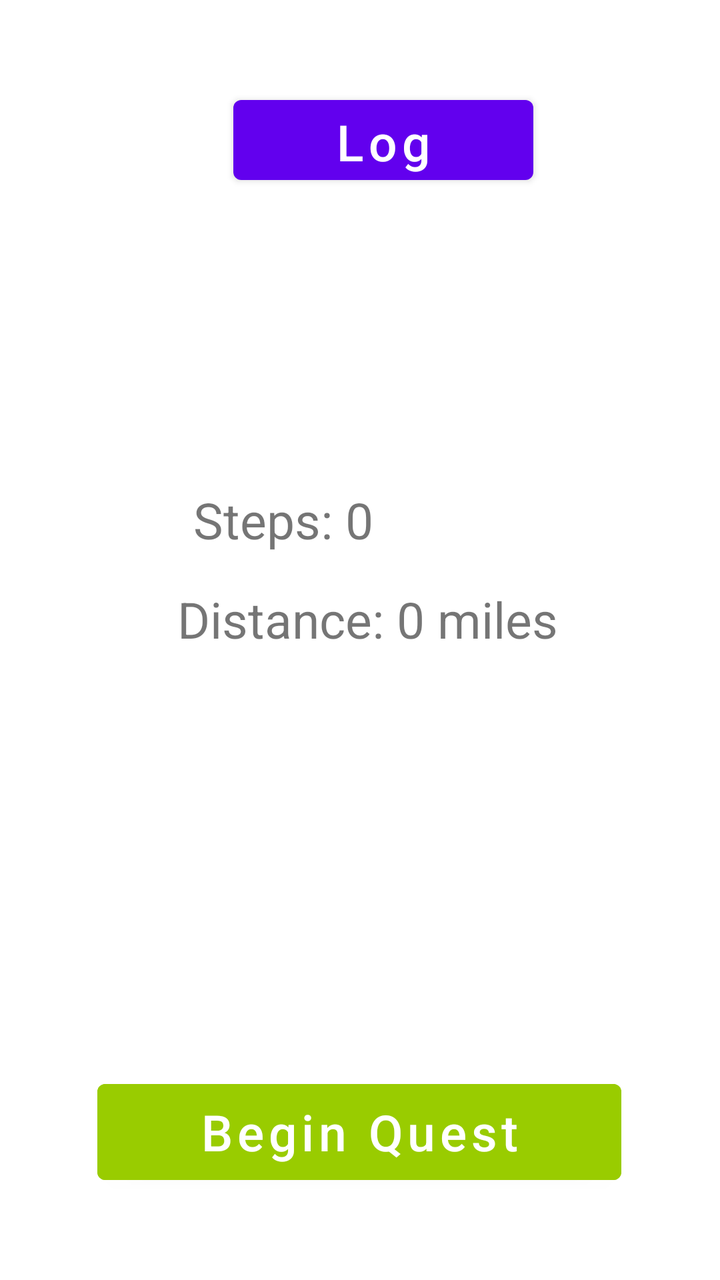
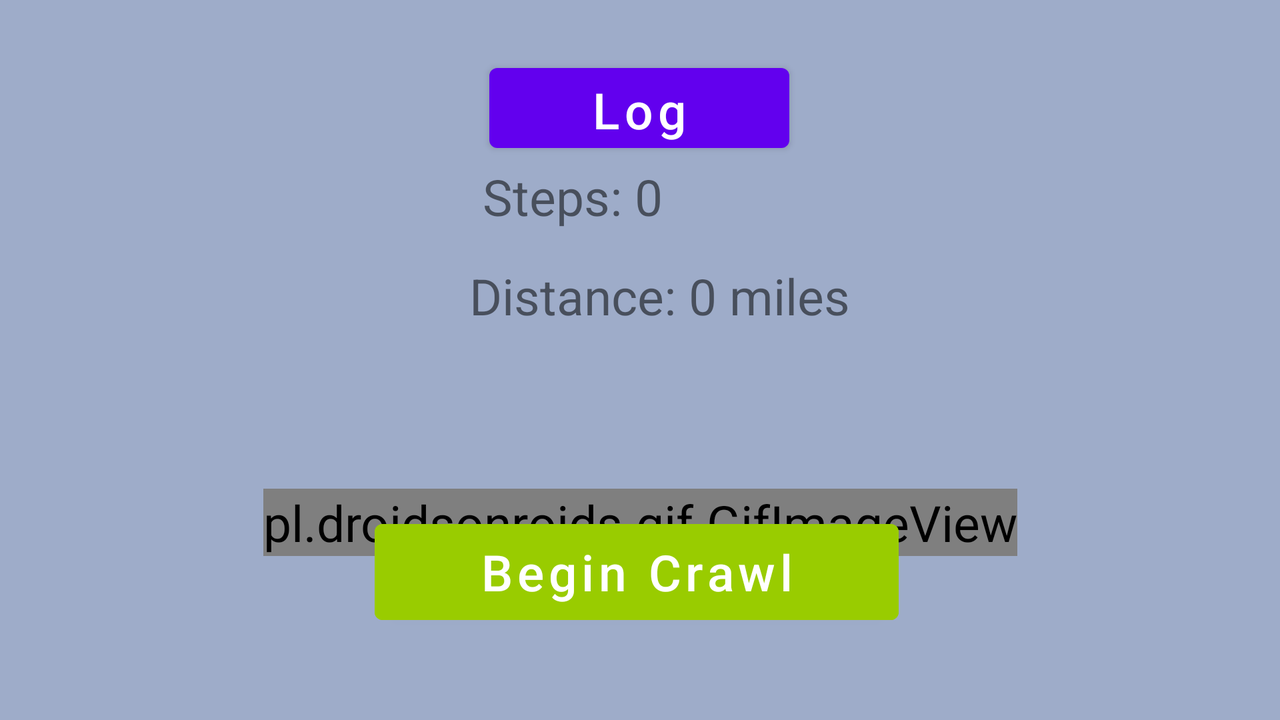

An Android layout and its configuration variant, each rendered on a device that would load it. The default file and the variant file are quoted in full after the pictures.
<!-- AndroidManifest.xml: application theme Theme.Gritoria -->
<!-- res/layout/activity_running.xml -->
<?xml version="1.0" encoding="utf-8"?>
<androidx.constraintlayout.widget.ConstraintLayout xmlns:android="http://schemas.android.com/apk/res/android"
    xmlns:app="http://schemas.android.com/apk/res-auto"
    xmlns:tools="http://schemas.android.com/tools"
    android:layout_width="match_parent"
    android:layout_height="match_parent"
    tools:context=".RunningActivity">

    <Button
        android:id="@+id/StartRunButton"
        android:layout_width="262dp"
        android:layout_height="60dp"
        android:layout_marginBottom="44dp"
        android:text="Begin Quest"
        android:backgroundTint="@android:color/holo_green_light"
        app:layout_constraintBottom_toBottomOf="parent"
        app:layout_constraintEnd_toEndOf="parent"
        app:layout_constraintHorizontal_bias="0.496"
        app:layout_constraintStart_toStartOf="parent" />

    <Button
        android:id="@+id/RunningLogButton"
        android:layout_width="150dp"
        android:layout_height="52dp"
        android:layout_marginTop="44dp"
        android:text="Log"
        app:layout_constraintEnd_toEndOf="parent"
        app:layout_constraintHorizontal_bias="0.555"
        app:layout_constraintStart_toStartOf="parent"
        app:layout_constraintTop_toTopOf="parent" />

    <TextView
        android:id="@+id/stepsValue"
        android:layout_width="wrap_content"
        android:layout_height="wrap_content"
        android:text="Steps: 0"
        app:layout_constraintBottom_toBottomOf="parent"
        app:layout_constraintEnd_toEndOf="parent"
        app:layout_constraintHorizontal_bias="0.358"
        app:layout_constraintStart_toStartOf="parent"
        app:layout_constraintTop_toTopOf="parent"
        app:layout_constraintVertical_bias="0.401" />

    <TextView
        android:id="@+id/distanceValue"
        android:layout_width="wrap_content"
        android:layout_height="wrap_content"
        android:layout_marginTop="16dp"
        android:text="Distance: 0 miles"
        app:layout_constraintEnd_toEndOf="parent"
        app:layout_constraintHorizontal_bias="0.522"
        app:layout_constraintStart_toStartOf="parent"
        app:layout_constraintTop_toBottomOf="@+id/stepsValue" />

</androidx.constraintlayout.widget.ConstraintLayout>
<!-- resources referenced by this layout -->
<resources>
  <style name="Theme.Gritoria" parent="Theme.MaterialComponents.DayNight.NoActionBar">
          
          <item name="colorPrimary">@color/purple_500</item>
          <item name="colorPrimaryVariant">@color/gray</item>
          <item name="colorOnPrimary">@color/white</item>
          
          <item name="colorSecondary">@color/teal_200</item>
          <item name="colorSecondaryVariant">@color/teal_700</item>
          <item name="colorOnSecondary">@color/black</item>
          
          <item name="android:statusBarColor" tools:targetApi="l">?attr/colorPrimaryVariant</item>
          
          <item name="android:textAllCaps">false</item>
          <item name="android:textSize">25sp</item>
      </style>
  <color name="purple_500">#FF6200EE</color>
  <color name="gray">#9eacc9</color>
  <color name="white">#FFFFFFFF</color>
  <color name="teal_200">#FF03DAC5</color>
  <color name="teal_700">#FF018786</color>
  <color name="black">#FF000000</color>
</resources>
<!-- res/layout-land/activity_running.xml (the repository's variant of the layout above) -->
<!-- drawn on the phone turned sideways -->
<?xml version="1.0" encoding="utf-8"?>
<androidx.constraintlayout.widget.ConstraintLayout xmlns:android="http://schemas.android.com/apk/res/android"
    xmlns:app="http://schemas.android.com/apk/res-auto"
    xmlns:tools="http://schemas.android.com/tools"
    android:layout_width="match_parent"
    android:layout_height="match_parent"
    android:background="#9eacc9"
    tools:context=".RunningActivity">

    <Button
        android:id="@+id/StartRunButton"
        android:layout_width="262dp"
        android:layout_height="60dp"
        android:layout_marginBottom="44dp"
        android:backgroundTint="@android:color/holo_green_light"
        android:text="Begin Crawl"
        app:layout_constraintBottom_toBottomOf="parent"
        app:layout_constraintEnd_toEndOf="parent"
        app:layout_constraintHorizontal_bias="0.496"
        app:layout_constraintStart_toStartOf="parent" />

    <Button
        android:id="@+id/RunningLogButton"
        android:layout_width="150dp"
        android:layout_height="52dp"
        android:layout_marginTop="28dp"
        android:text="Log"
        app:layout_constraintEnd_toEndOf="parent"
        app:layout_constraintHorizontal_bias="0.499"
        app:layout_constraintStart_toStartOf="parent"
        app:layout_constraintTop_toTopOf="parent" />

    <TextView
        android:id="@+id/stepsValue"
        android:layout_width="wrap_content"
        android:layout_height="wrap_content"
        android:text="Steps: 0"
        app:layout_constraintBottom_toBottomOf="parent"
        app:layout_constraintEnd_toEndOf="parent"
        app:layout_constraintHorizontal_bias="0.439"
        app:layout_constraintStart_toStartOf="parent"
        app:layout_constraintTop_toTopOf="parent"
        app:layout_constraintVertical_bias="0.249" />

    <TextView
        android:id="@+id/distanceValue"
        android:layout_width="wrap_content"
        android:layout_height="wrap_content"
        android:layout_marginTop="16dp"
        android:text="Distance: 0 miles"
        app:layout_constraintEnd_toEndOf="parent"
        app:layout_constraintHorizontal_bias="0.522"
        app:layout_constraintStart_toStartOf="parent"
        app:layout_constraintTop_toBottomOf="@+id/stepsValue" />

    <pl.droidsonroids.gif.GifImageView
        android:id="@+id/ninjaRunnerGif"
        android:layout_width="wrap_content"
        android:layout_height="wrap_content"
        android:src="@drawable/idle"
        app:layout_constraintBottom_toBottomOf="parent"
        app:layout_constraintEnd_toEndOf="parent"
        app:layout_constraintStart_toStartOf="parent"
        app:layout_constraintTop_toTopOf="parent"
        app:layout_constraintVertical_bias="0.749" />

</androidx.constraintlayout.widget.ConstraintLayout>
